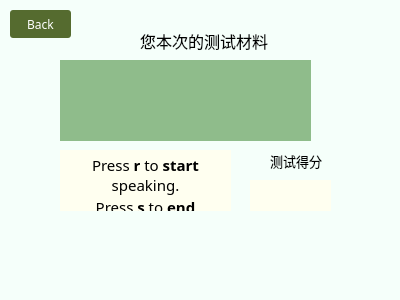
<?xml version="1.0" encoding="UTF-8"?>
<ui version="4.0">
 <class>service_4_C</class>
 <widget class="QWidget" name="service_4_C">
  <property name="geometry">
   <rect>
    <x>0</x>
    <y>0</y>
    <width>400</width>
    <height>300</height>
   </rect>
  </property>
  <property name="palette">
   <palette>
    <active>
     <colorrole role="Base">
      <brush brushstyle="SolidPattern">
       <color alpha="255">
        <red>255</red>
        <green>255</green>
        <blue>255</blue>
       </color>
      </brush>
     </colorrole>
     <colorrole role="Window">
      <brush brushstyle="SolidPattern">
       <color alpha="255">
        <red>245</red>
        <green>255</green>
        <blue>250</blue>
       </color>
      </brush>
     </colorrole>
    </active>
    <inactive>
     <colorrole role="Base">
      <brush brushstyle="SolidPattern">
       <color alpha="255">
        <red>255</red>
        <green>255</green>
        <blue>255</blue>
       </color>
      </brush>
     </colorrole>
     <colorrole role="Window">
      <brush brushstyle="SolidPattern">
       <color alpha="255">
        <red>245</red>
        <green>255</green>
        <blue>250</blue>
       </color>
      </brush>
     </colorrole>
    </inactive>
    <disabled>
     <colorrole role="Base">
      <brush brushstyle="SolidPattern">
       <color alpha="255">
        <red>245</red>
        <green>255</green>
        <blue>250</blue>
       </color>
      </brush>
     </colorrole>
     <colorrole role="Window">
      <brush brushstyle="SolidPattern">
       <color alpha="255">
        <red>245</red>
        <green>255</green>
        <blue>250</blue>
       </color>
      </brush>
     </colorrole>
    </disabled>
   </palette>
  </property>
  <property name="windowTitle">
   <string>跟读校准_古诗词</string>
  </property>
  <widget class="QTextBrowser" name="material">
   <property name="geometry">
    <rect>
     <x>60</x>
     <y>60</y>
     <width>251</width>
     <height>81</height>
    </rect>
   </property>
   <property name="palette">
    <palette>
     <active>
      <colorrole role="Base">
       <brush brushstyle="SolidPattern">
        <color alpha="255">
         <red>143</red>
         <green>188</green>
         <blue>139</blue>
        </color>
       </brush>
      </colorrole>
     </active>
     <inactive>
      <colorrole role="Base">
       <brush brushstyle="SolidPattern">
        <color alpha="255">
         <red>143</red>
         <green>188</green>
         <blue>139</blue>
        </color>
       </brush>
      </colorrole>
     </inactive>
     <disabled>
      <colorrole role="Base">
       <brush brushstyle="SolidPattern">
        <color alpha="255">
         <red>189</red>
         <green>171</green>
         <blue>165</blue>
        </color>
       </brush>
      </colorrole>
     </disabled>
    </palette>
   </property>
   <property name="font">
    <font>
     <family>方正姚体</family>
     <pointsize>14</pointsize>
    </font>
   </property>
   <property name="styleSheet">
    <string notr="true">border-width:0;
border-style:outset;</string>
   </property>
   <property name="html">
    <string>&lt;!DOCTYPE HTML PUBLIC &quot;-//W3C//DTD HTML 4.0//EN&quot; &quot;http://www.w3.org/TR/REC-html40/strict.dtd&quot;&gt;
&lt;html&gt;&lt;head&gt;&lt;meta name=&quot;qrichtext&quot; content=&quot;1&quot; /&gt;&lt;style type=&quot;text/css&quot;&gt;
p, li { white-space: pre-wrap; }
&lt;/style&gt;&lt;/head&gt;&lt;body style=&quot; font-family:'方正姚体'; font-size:14pt; font-weight:400; font-style:normal;&quot;&gt;
&lt;p align=&quot;center&quot; style=&quot;-qt-paragraph-type:empty; margin-top:0px; margin-bottom:0px; margin-left:0px; margin-right:0px; -qt-block-indent:0; text-indent:0px; font-family:'SimSun'; font-size:9pt;&quot;&gt;&lt;br /&gt;&lt;/p&gt;&lt;/body&gt;&lt;/html&gt;</string>
   </property>
  </widget>
  <widget class="QLabel" name="label">
   <property name="geometry">
    <rect>
     <x>140</x>
     <y>30</y>
     <width>141</width>
     <height>21</height>
    </rect>
   </property>
   <property name="font">
    <font>
     <family>方正姚体</family>
     <pointsize>12</pointsize>
    </font>
   </property>
   <property name="text">
    <string>您本次的测试材料</string>
   </property>
  </widget>
  <widget class="QLabel" name="label_2">
   <property name="geometry">
    <rect>
     <x>270</x>
     <y>150</y>
     <width>141</width>
     <height>21</height>
    </rect>
   </property>
   <property name="font">
    <font>
     <family>方正姚体</family>
     <pointsize>10</pointsize>
    </font>
   </property>
   <property name="text">
    <string>测试得分</string>
   </property>
  </widget>
  <widget class="QPushButton" name="Back">
   <property name="geometry">
    <rect>
     <x>10</x>
     <y>10</y>
     <width>61</width>
     <height>28</height>
    </rect>
   </property>
   <property name="font">
    <font>
     <family>Impact</family>
    </font>
   </property>
   <property name="styleSheet">
    <string notr="true">QPushButton { background-color: rgb(85, 107, 47); border-radius: 3px; color: rgb(255, 255, 255); } QPushButton:hover { background-color: rgb(42, 53, 23); }</string>
   </property>
   <property name="text">
    <string>Back</string>
   </property>
  </widget>
  <widget class="QTextBrowser" name="textBrowser">
   <property name="geometry">
    <rect>
     <x>60</x>
     <y>150</y>
     <width>171</width>
     <height>61</height>
    </rect>
   </property>
   <property name="palette">
    <palette>
     <active>
      <colorrole role="Base">
       <brush brushstyle="SolidPattern">
        <color alpha="255">
         <red>255</red>
         <green>255</green>
         <blue>240</blue>
        </color>
       </brush>
      </colorrole>
     </active>
     <inactive>
      <colorrole role="Base">
       <brush brushstyle="SolidPattern">
        <color alpha="255">
         <red>255</red>
         <green>255</green>
         <blue>240</blue>
        </color>
       </brush>
      </colorrole>
     </inactive>
     <disabled>
      <colorrole role="Base">
       <brush brushstyle="SolidPattern">
        <color alpha="255">
         <red>189</red>
         <green>171</green>
         <blue>165</blue>
        </color>
       </brush>
      </colorrole>
     </disabled>
    </palette>
   </property>
   <property name="font">
    <font>
     <family>Ink Free</family>
     <pointsize>13</pointsize>
    </font>
   </property>
   <property name="styleSheet">
    <string notr="true">border-width:0;
border-style:outset;</string>
   </property>
   <property name="verticalScrollBarPolicy">
    <enum>Qt::ScrollBarAlwaysOff</enum>
   </property>
   <property name="html">
    <string>&lt;!DOCTYPE HTML PUBLIC &quot;-//W3C//DTD HTML 4.0//EN&quot; &quot;http://www.w3.org/TR/REC-html40/strict.dtd&quot;&gt;
&lt;html&gt;&lt;head&gt;&lt;meta name=&quot;qrichtext&quot; content=&quot;1&quot; /&gt;&lt;style type=&quot;text/css&quot;&gt;
p, li { white-space: pre-wrap; }
&lt;/style&gt;&lt;/head&gt;&lt;body style=&quot; font-family:'Ink Free'; font-size:13pt; font-weight:400; font-style:normal;&quot;&gt;
&lt;p align=&quot;center&quot; style=&quot; margin-top:0px; margin-bottom:0px; margin-left:0px; margin-right:0px; -qt-block-indent:0; text-indent:0px;&quot;&gt;&lt;span style=&quot; font-size:11pt;&quot;&gt;Press &lt;/span&gt;&lt;span style=&quot; font-size:11pt; font-weight:600;&quot;&gt;r &lt;/span&gt;&lt;span style=&quot; font-size:11pt;&quot;&gt;to &lt;/span&gt;&lt;span style=&quot; font-size:11pt; font-weight:600;&quot;&gt;start&lt;/span&gt;&lt;span style=&quot; font-size:11pt;&quot;&gt; speaking.&lt;/span&gt;&lt;/p&gt;
&lt;p align=&quot;center&quot; style=&quot; margin-top:0px; margin-bottom:0px; margin-left:0px; margin-right:0px; -qt-block-indent:0; text-indent:0px;&quot;&gt;&lt;span style=&quot; font-size:11pt;&quot;&gt;Press &lt;/span&gt;&lt;span style=&quot; font-size:11pt; font-weight:600;&quot;&gt;s&lt;/span&gt;&lt;span style=&quot; font-size:11pt;&quot;&gt; to &lt;/span&gt;&lt;span style=&quot; font-size:11pt; font-weight:600;&quot;&gt;end&lt;/span&gt;&lt;span style=&quot; font-size:11pt;&quot;&gt; speaking.&lt;/span&gt;&lt;/p&gt;
&lt;p align=&quot;center&quot; style=&quot; margin-top:0px; margin-bottom:0px; margin-left:0px; margin-right:0px; -qt-block-indent:0; text-indent:0px;&quot;&gt;&lt;span style=&quot; font-size:11pt;&quot;&gt;Press&lt;/span&gt;&lt;span style=&quot; font-size:11pt; font-weight:600;&quot;&gt; q &lt;/span&gt;&lt;span style=&quot; font-size:11pt;&quot;&gt;to &lt;/span&gt;&lt;span style=&quot; font-size:11pt; font-weight:600;&quot;&gt;quit&lt;/span&gt;&lt;span style=&quot; font-size:11pt;&quot;&gt;.&lt;/span&gt;&lt;/p&gt;&lt;/body&gt;&lt;/html&gt;</string>
   </property>
  </widget>
  <widget class="QTextBrowser" name="score">
   <property name="geometry">
    <rect>
     <x>250</x>
     <y>180</y>
     <width>81</width>
     <height>31</height>
    </rect>
   </property>
   <property name="palette">
    <palette>
     <active>
      <colorrole role="Base">
       <brush brushstyle="SolidPattern">
        <color alpha="255">
         <red>255</red>
         <green>255</green>
         <blue>240</blue>
        </color>
       </brush>
      </colorrole>
     </active>
     <inactive>
      <colorrole role="Base">
       <brush brushstyle="SolidPattern">
        <color alpha="255">
         <red>255</red>
         <green>255</green>
         <blue>240</blue>
        </color>
       </brush>
      </colorrole>
     </inactive>
     <disabled>
      <colorrole role="Base">
       <brush brushstyle="SolidPattern">
        <color alpha="255">
         <red>189</red>
         <green>171</green>
         <blue>165</blue>
        </color>
       </brush>
      </colorrole>
     </disabled>
    </palette>
   </property>
   <property name="font">
    <font>
     <family>Ink Free</family>
     <pointsize>11</pointsize>
    </font>
   </property>
   <property name="styleSheet">
    <string notr="true">border-width:0;
border-style:outset;</string>
   </property>
   <property name="html">
    <string>&lt;!DOCTYPE HTML PUBLIC &quot;-//W3C//DTD HTML 4.0//EN&quot; &quot;http://www.w3.org/TR/REC-html40/strict.dtd&quot;&gt;
&lt;html&gt;&lt;head&gt;&lt;meta name=&quot;qrichtext&quot; content=&quot;1&quot; /&gt;&lt;style type=&quot;text/css&quot;&gt;
p, li { white-space: pre-wrap; }
&lt;/style&gt;&lt;/head&gt;&lt;body style=&quot; font-family:'Ink Free'; font-size:11pt; font-weight:400; font-style:normal;&quot;&gt;
&lt;p align=&quot;center&quot; style=&quot;-qt-paragraph-type:empty; margin-top:0px; margin-bottom:0px; margin-left:0px; margin-right:0px; -qt-block-indent:0; text-indent:0px; font-family:'仿宋';&quot;&gt;&lt;br /&gt;&lt;/p&gt;&lt;/body&gt;&lt;/html&gt;</string>
   </property>
  </widget>
 </widget>
 <layoutdefault spacing="6" margin="11"/>
 <resources/>
 <connections/>
</ui>
